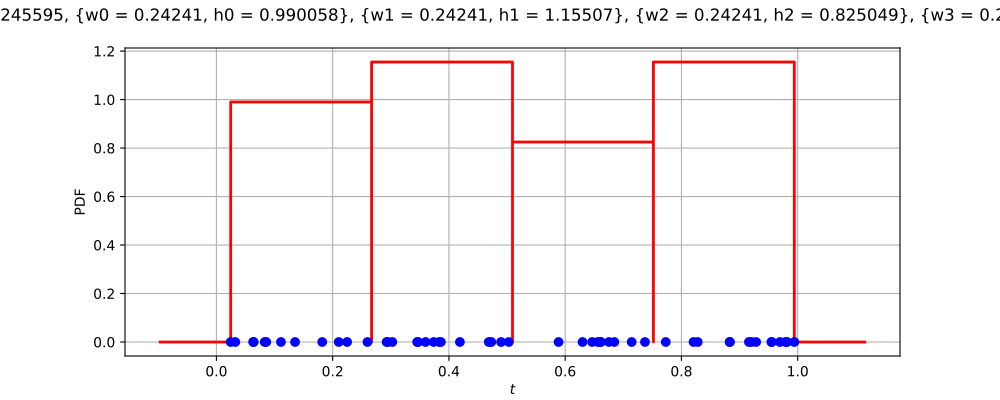

The script that drew this image:
import openturns as ot
from matplotlib import pyplot as plt
from openturns.viewer import View
ot.RandomGenerator.SetSeed(0)
factory = ot.HistogramFactory()
ref = factory.build()
dimension = ref.getDimension()
if dimension <= 2:
    if dimension == 1:
        sample = ref.getSample(50)
        distribution = factory.build(sample)
        distribution.setDescription(['$t$'])
        pdf_graph = distribution.drawPDF(256)
        cloud = ot.Cloud(sample, ot.Sample(sample.getSize(), 1))
        cloud.setColor('blue')
        cloud.setPointStyle('fcircle')
        pdf_graph.add(cloud)
        pdf_graph.setTitle(str(distribution))
        fig = plt.figure(figsize=(10, 4))
        pdf_axis = fig.add_subplot(111)
        View(pdf_graph, figure=fig, axes=[pdf_axis], add_legend=False)
    else:
        sample = ref.getSample(500)
        distribution = factory.build(sample)
        distribution.setDescription(['$t_0$', '$t_1$'])
        pdf_graph = distribution.drawPDF([256]*2)
        cloud = ot.Cloud(sample)
        cloud.setColor('red')
        cloud.setPointStyle('fcircle')
        pdf_graph.add(cloud)
        pdf_graph.setTitle(str(distribution))
        fig = plt.figure(figsize=(10, 4))
        pdf_axis = fig.add_subplot(111)
        View(pdf_graph, figure=fig, axes=[pdf_axis], add_legend=False, square_axes=True)
